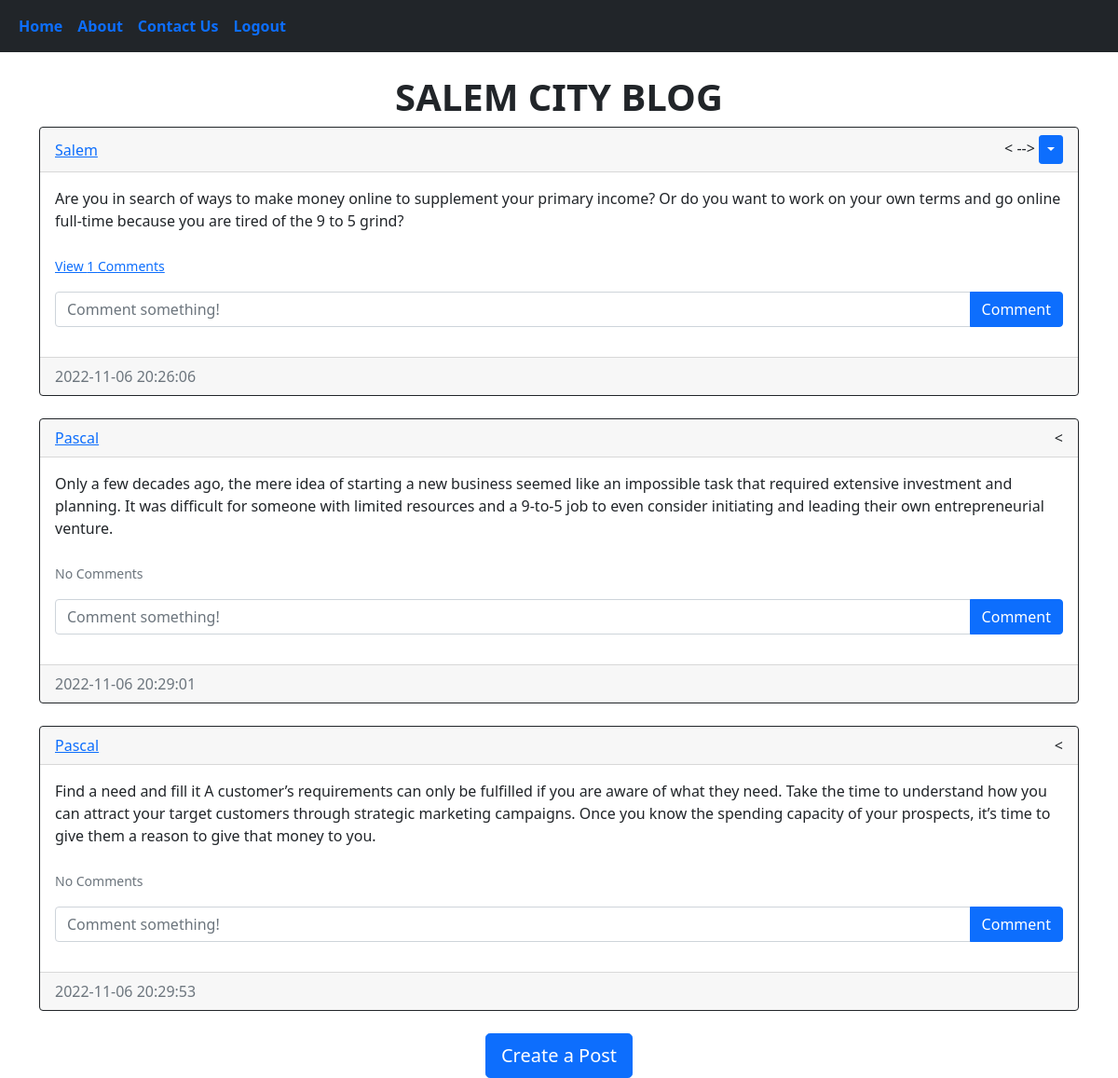
Screenshot of /home (signed in) with the database file from the repository.
### blog/models.py (models this page shows)
class Post(db.Model):
    id = db.Column(db.Integer, primary_key=True)
    text = db.Column(db.Text, nullable=False)
    date_created = db.Column(db.DateTime(timezone=True), default=func.now())
    author = db.Column(db.Integer, db.ForeignKey(
        'user.id', ondelete="CASCADE"), nullable=False)
    comments = db.relationship('Comment', backref='post', passive_deletes=True)

class User(db.Model, UserMixin):
    id = db.Column(db.Integer, primary_key=True)
    firstName = db.Column(db.String(150), unique=True)
    LastName = db.Column(db.String(150), unique=True)
    email = db.Column(db.String(150), unique=True)
    username = db.Column(db.String(150), unique=True)
    password = db.Column(db.String(150))
    date_created = db.Column(db.DateTime(timezone=True), default=func.now())
    posts = db.relationship('Post', backref='user', passive_deletes=True, )
    comments = db.relationship('Comment', backref='user', passive_deletes=True)

### blog/views.py (the view)
@views.route("/")
@views.route("/home")
def home():
    posts = Post.query.all()
    return render_template("home.html", user=current_user, posts=posts)

### blog/__init__.py (called while the page is built)
def create_app():
    app = Flask(__name__)
    app.config['SECRET_KEY'] = "helloworld"
    app.config['SQLALCHEMY_DATABASE_URI'] = f'sqlite:///{DB_NAME}'
    db.init_app(app)
    from .views import views
    from .auth import auth
    app.register_blueprint(views, url_prefix="/")
    app.register_blueprint(auth, url_prefix="/")
    from .models import User, Post, Comment, Contact
    with app.app_context():
        db.create_all()
    login_manager = LoginManager()
    login_manager.login_view = "auth.login"
    login_manager.init_app(app)
    @login_manager.user_loader
    def load_user(id):
         return User.query.get(int(id))
    return app

### blog/templates/home.html
{% extends "posts_div.html" %} {% block title %} SALEM CITY BLOG {% endblock %}

### blog/templates/posts_div.html (shortened to what this page needs)
{% extends "base.html" %} {% block title %}Home{% endblock %} {% block content
  %}<br>
  <h1 align="center">{% block header %}<b>SALEM CITY BLOG</b>{% endblock %}</h1>
  <div id="posts">
    {% for post in posts %}
    <div class="card border-dark">
      <div class="card-header d-flex justify-content-between align-items-center">
        <a href="/posts/{{post.user.username}}">{{post.user.username}}</a>
        <div>
          < {% if user.id == post.author %}-->
          <div class="btn-group">
            <button
              type="button"
              class="btn btn-sm btn-primary dropdown-toggle"
              data-bs-toggle="dropdown"
            ></button>
          </div>
          {% endif %}
        </div>
      </div>
      <div class="card-body">
        <div class="card-text">{{post.text}}</div>
        <br />
        <p class="card-text">
          {% if post.comments|length > 0 %}
          <a data-bs-toggle="collapse" href="#comments-{{post.id}}" role="button">
            <small>View {{post.comments|length}} Comments</small>
          </a>
          {% else %}
          <small class="text-muted">No Comments</small>
          {% endif %}
        </p>
        <form
          class="input-group mb-3"
          method="POST"
          action="/create-comment/{{post.id}}"
        >
          <input
            type="text"
            id="text"
            name="text"
            class="form-control"
            placeholder="Comment something!"
          />
          <button type="submit" class="btn btn-primary">Comment</button>
        </form>
      </div>
      <div class="card-footer text-muted">{{post.date_created}}</div>
    </div>
    <br/ > {% endfor %}
  </div>
  {% block footer %}
  <div align="center">
    <a href="/create-post"
      ><button type="button" class="btn btn-primary btn-lg">
        Create a Post
      </button></a
    >
  </div>
  {% endblock %} {% endblock %}

### rows the page displays
Post: user.username "Salem", text "Are you in search of ways to make money online to supplement your primary income? Or do you want to work on your own terms and go online full-time because you are tired of the 9 to 5 grind?", comments|length "1", date_created "2022-11-06 20:26:06"
Post: user.username "Pascal", text "Only a few decades ago, the mere idea of starting a new business seemed like an impossible task that required extensive investment and planning. It was difficult for someone with limited resources and a 9-to-5 job to even consider initiating and leading their own entrepreneurial venture.", shows "No Comments", date_created "2022-11-06 20:29:01"
Post: user.username "Pascal", text "Find a need and fill it A customer’s requirements can only be fulfilled if you are aware of what they need. Take the time to understand how you can attract your target customers through strategic marketing campaigns. Once you know the spending capacity of your prospects, it’s time to give them a reason to give that money to you.", shows "No Comments", date_created "2022-11-06 20:29:53"
